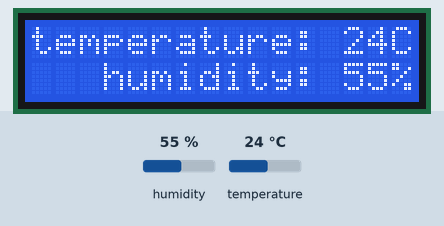
The program below on a simulated Raspberry Pi (BCM pin numbers). Parts: 16×2 character LCD. Inputs (shaded band) come from the test bench; at power-on: humidity 55 %, temperature 24 °C. The clock reads 2024-03-15 10:24:30 at power-on unless the program sets it; library files of the repository ran but are not shown: dht11.py, I2C_LCD_driver.py; what the program prints to the terminal is not drawn.

Above: at 1.4 s.
1.5 s: humidity set to 22 %
At 11.0 s:
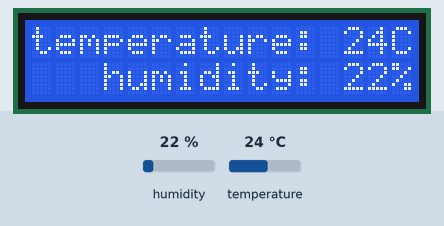
12.1 s: temperature set to 12 °C
At 22.0 s:
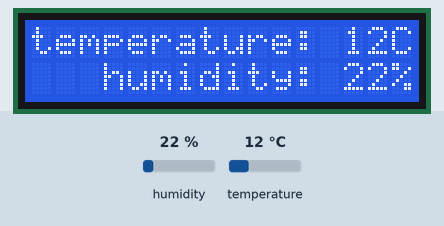
22.3 s: humidity set to 40 %
At 32.2 s:
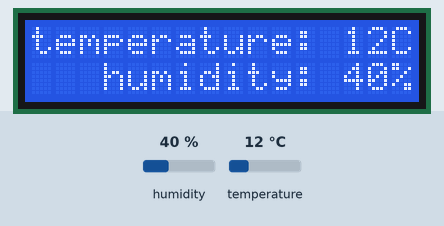
32.5 s: temperature set to 19 °C
At 42.4 s:
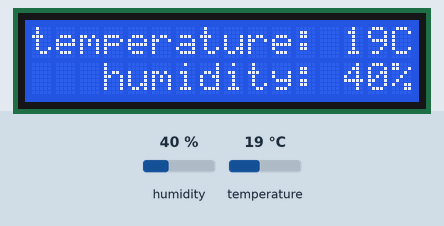
Timing chart, 0 to 43.7 s (numbered marks = the images above; inputs shaded):
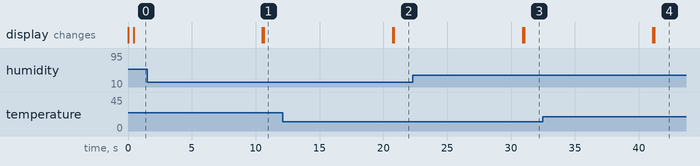

Measured:
- after the input at 1.5 s, the display: first differs from a run without the input after 9.1 s (image 1)
- after the input at 12.1 s, the display: first differs from a run without the input after 8.7 s (image 2)
- after the input at 22.3 s, the display: first differs from a run without the input after 8.7 s (image 3)
- after the input at 32.5 s, the display: first differs from a run without the input after 8.7 s (image 4)

The program:

dht11_test_LCD_example.py
```python
#!/usr/bin/python
# dht11_test_example.py uses the dht11.py library functions to capture temperature and humidity readings

# the sensor should either have a built-in pull-up resistor between the power + and signal out connectors,
#   or a seperate resistor should be added to the wiring connections

# command to run: python3 ./RPi_maker_PCB5/sensors/temp_sensors/dht11_test_LCD_example.py

import RPi.GPIO as GPIO  # import the GPIO pin management functions
import dht11             # import the custom DHT11 sensor functions - library code is assumed to be in the same folder
import time              # import the time functions
import datetime          # import the date functions

# import the LCD driver code, initalise the LCD and clear the screen
import I2C_LCD_driver
mylcd = I2C_LCD_driver.lcd()
mylcd.lcd_clear()       # clear LCD screen

# initialize GPIO
GPIO.setwarnings(False)  # suppress any GPIO pin warning outputs
GPIO.setmode(GPIO.BCM)   # use the standard BCK pin numbering
GPIO.cleanup()           # clean up in case anything may have been previously set and not cleared

# read data using pin 14
instance = dht11.DHT11(pin=14)   # establish the DHT11 instance on GPIO#14 i.e. the sensor output connection

print ("**********************************************")
print ("starting data collection from the DHT11 sensor")
print ("**********************************************")
print (" ")
print (" press CTRL-C to stop")
print (" ")

try:

    while True:
        result = instance.read()   # get the data from the sensor
        #print ("result: " + str(result.is_valid()))     # commented out but can be used to show the 'False' readings
        #print("Temperature: %d C" % result.temperature) # commented out but can be used to show the 'False' readings
        #print("Humidity: %d %%" % result.humidity)      # commented out but can be used to show the 'False' readings
        if result.is_valid():                            # check if the data collected is valid True or False
            print("Last valid input: " + str(datetime.datetime.now()))  # if valid display time and date
            print("*** Temperature: %dC ***" % result.temperature)      # display current temperature
            print("*** Humidity:    %d%% ***" % result.humidity)        # display current humidity

            print ("update LCD display")
            mylcd.lcd_clear()  # clear LCD screen
            mylcd.lcd_display_string("temperature: %dC" % result.temperature, 1, 0)   # display at row 1 column 0
            mylcd.lcd_display_string("   humidity: %d%%" % result.humidity, 2, 0)   # display at row 2 column 0

        elif result.error_code == 1:
            print("Missing data - error code: %d" % result.error_code)

        elif result.error_code == 2:
            print("CRC problem - error code: %d" % result.error_code)

        else:
            print("Error code: %d" % result.error_code)

        print(" ")

        time.sleep(10)   # wait 10 second before cycling back to take another set of readings: sensor is only ready every 2 seconds

except KeyboardInterrupt:       # if program is stopped do a GPIO pin clean up
    print (" ")
    print ("*******************************")
    print (" DHT11 data collection stopped ")
    print ("*******************************")
    print (" ")
    mylcd.lcd_clear()  # clear LCD screen
    mylcd.backlight(0) # turn off LCD backlight
    GPIO.cleanup()
```
